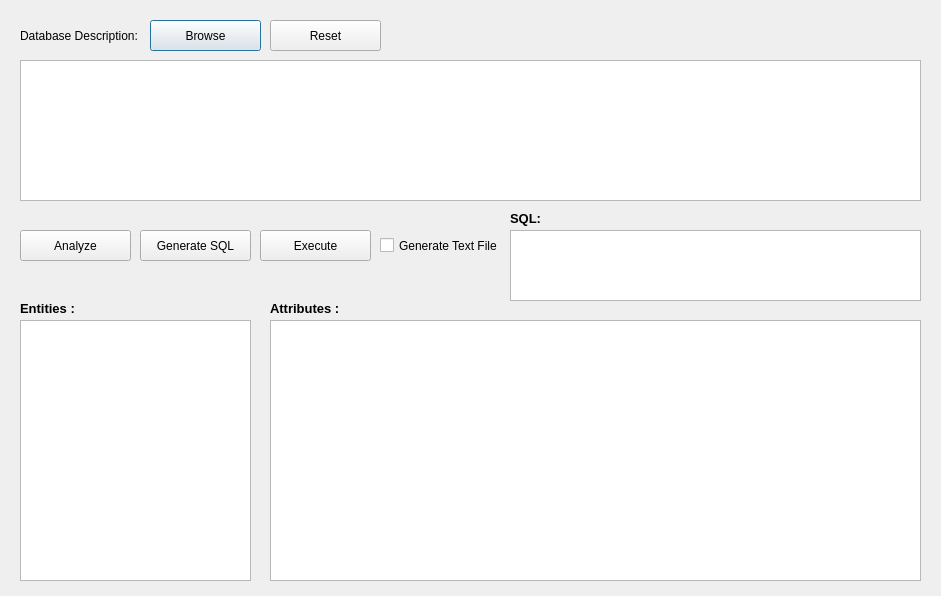
<?xml version="1.0" encoding="UTF-8"?>
<ui version="4.0">
 <class>Dialog</class>
 <widget class="QDialog" name="Dialog">
  <property name="geometry">
   <rect>
    <x>0</x>
    <y>0</y>
    <width>941</width>
    <height>596</height>
   </rect>
  </property>
  <property name="windowTitle">
   <string>Dialog</string>
  </property>
  <widget class="QPushButton" name="btn_browse">
   <property name="geometry">
    <rect>
     <x>150</x>
     <y>20</y>
     <width>111</width>
     <height>31</height>
    </rect>
   </property>
   <property name="text">
    <string>Browse</string>
   </property>
  </widget>
  <widget class="QPushButton" name="btn_reset">
   <property name="geometry">
    <rect>
     <x>270</x>
     <y>20</y>
     <width>111</width>
     <height>31</height>
    </rect>
   </property>
   <property name="text">
    <string>Reset</string>
   </property>
  </widget>
  <widget class="QTextEdit" name="description">
   <property name="geometry">
    <rect>
     <x>20</x>
     <y>60</y>
     <width>901</width>
     <height>141</height>
    </rect>
   </property>
  </widget>
  <widget class="QLabel" name="label">
   <property name="geometry">
    <rect>
     <x>20</x>
     <y>20</y>
     <width>121</width>
     <height>31</height>
    </rect>
   </property>
   <property name="text">
    <string>Database Description:</string>
   </property>
  </widget>
  <widget class="QPushButton" name="btn_analyze">
   <property name="geometry">
    <rect>
     <x>20</x>
     <y>230</y>
     <width>111</width>
     <height>31</height>
    </rect>
   </property>
   <property name="text">
    <string>Analyze</string>
   </property>
  </widget>
  <widget class="QPushButton" name="btn_generate">
   <property name="geometry">
    <rect>
     <x>140</x>
     <y>230</y>
     <width>111</width>
     <height>31</height>
    </rect>
   </property>
   <property name="text">
    <string>Generate SQL</string>
   </property>
  </widget>
  <widget class="QPushButton" name="btn_execute">
   <property name="geometry">
    <rect>
     <x>260</x>
     <y>230</y>
     <width>111</width>
     <height>31</height>
    </rect>
   </property>
   <property name="text">
    <string>Execute</string>
   </property>
  </widget>
  <widget class="QCheckBox" name="chk_generatetxt">
   <property name="geometry">
    <rect>
     <x>380</x>
     <y>230</y>
     <width>121</width>
     <height>31</height>
    </rect>
   </property>
   <property name="text">
    <string>Generate Text File</string>
   </property>
  </widget>
  <widget class="QLabel" name="label_2">
   <property name="geometry">
    <rect>
     <x>20</x>
     <y>300</y>
     <width>81</width>
     <height>16</height>
    </rect>
   </property>
   <property name="font">
    <font>
     <pointsize>10</pointsize>
     <weight>75</weight>
     <bold>true</bold>
    </font>
   </property>
   <property name="text">
    <string>Entities :</string>
   </property>
  </widget>
  <widget class="QLabel" name="label_3">
   <property name="geometry">
    <rect>
     <x>270</x>
     <y>300</y>
     <width>81</width>
     <height>16</height>
    </rect>
   </property>
   <property name="font">
    <font>
     <pointsize>10</pointsize>
     <weight>75</weight>
     <bold>true</bold>
    </font>
   </property>
   <property name="text">
    <string>Attributes :</string>
   </property>
  </widget>
  <widget class="QListWidget" name="entitylist">
   <property name="enabled">
    <bool>true</bool>
   </property>
   <property name="geometry">
    <rect>
     <x>20</x>
     <y>320</y>
     <width>231</width>
     <height>261</height>
    </rect>
   </property>
   <property name="autoFillBackground">
    <bool>false</bool>
   </property>
   <property name="readOnly" stdset="0">
    <bool>false</bool>
   </property>
  </widget>
  <widget class="QTableWidget" name="attributetable">
   <property name="geometry">
    <rect>
     <x>270</x>
     <y>320</y>
     <width>651</width>
     <height>261</height>
    </rect>
   </property>
  </widget>
  <widget class="QTextEdit" name="txt_displaysql">
   <property name="geometry">
    <rect>
     <x>510</x>
     <y>230</y>
     <width>411</width>
     <height>71</height>
    </rect>
   </property>
   <property name="readOnly">
    <bool>true</bool>
   </property>
  </widget>
  <widget class="QLabel" name="label_4">
   <property name="geometry">
    <rect>
     <x>510</x>
     <y>210</y>
     <width>81</width>
     <height>16</height>
    </rect>
   </property>
   <property name="font">
    <font>
     <pointsize>10</pointsize>
     <weight>75</weight>
     <bold>true</bold>
    </font>
   </property>
   <property name="text">
    <string>SQL:</string>
   </property>
  </widget>
 </widget>
 <resources/>
 <connections/>
</ui>
